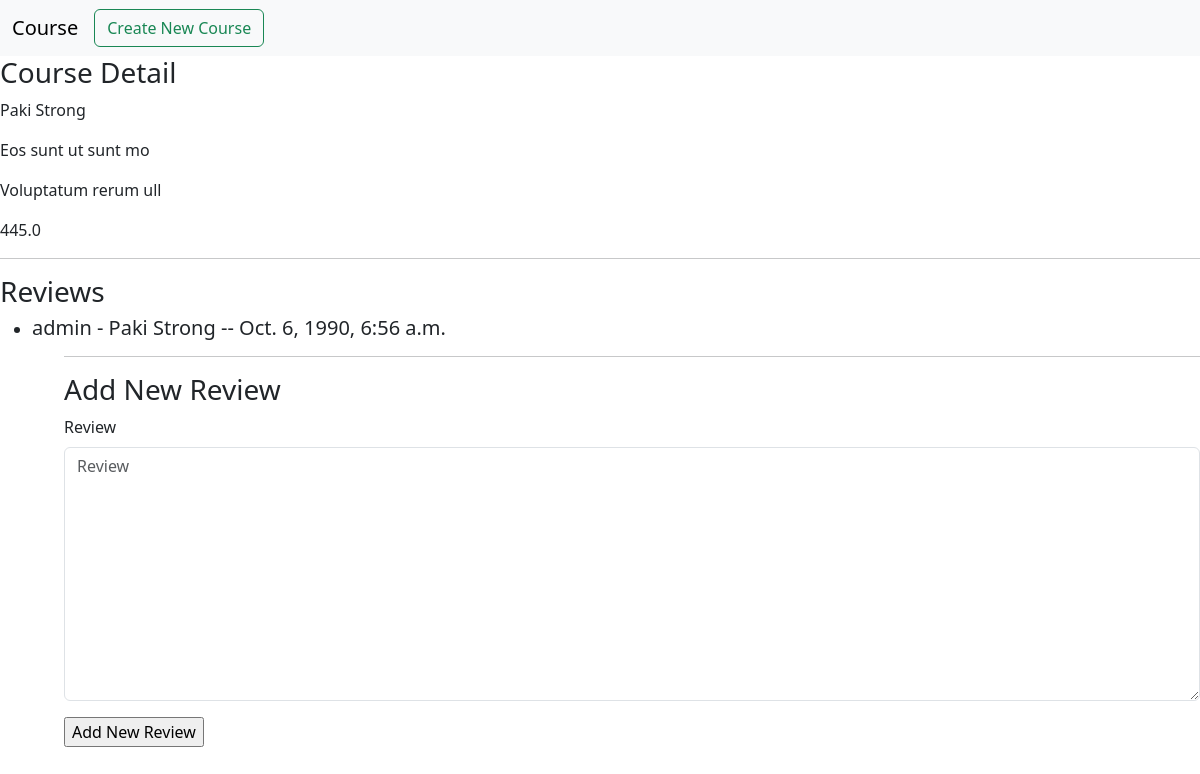
Page /course/13 on the committed database.
### Course/models.py (models this page shows, shortened)
class Course(models.Model):
    name= models.CharField(max_length=200,blank=True, null=True)
    subtitle= models.name = models.CharField(max_length=300,blank=True, null=True)
    discription = models.TextField(max_length= 1000)
    price = models.FloatField(max_length=10)
    categorie = models.ForeignKey(Categories , related_name="course_categorie" , on_delete=models.CASCADE,null=True)
    tags = TaggableManager()
    def __str__(self):
        return  f'{self.name}'

class Reviews(models.Model):
    user = models.ForeignKey(User, related_name='user_review', on_delete=models.SET_NULL, null=True,blank=True)
    course = models.ForeignKey(Course, related_name='course_review', on_delete=models.CASCADE,null=True,blank=True)
    review = models.TextField(max_length=400)
    rate = models.IntegerField(null=True,blank=True)
    created_at = models.DateTimeField(default=timezone.now)

### Course/views.py (the view)
# urls.py: path('course/<int:pk>', course_detail),
def course_detail(request,pk):
    data = Course.objects.get(id=pk)
    course_review = Reviews.objects.filter(course=data)
    if request.method == 'POST':
        form = ReviewForm(request.POST)
        if form.is_valid():
            myform = form.save(commit=False)
            myform.user= request.user
            myform.review = data
            myform.save()
    else:
       form = ReviewForm()
    return render(request,'Course/course_detail.html',{'data':data,'form':form,'course_review':course_review})

### Course/forms.py
class ReviewForm(forms.ModelForm):
    class Meta:
         model= Reviews
         fields = ['review']

### Course/templates/Course/course_detail.html (shortened to what this page needs)
{% load django_bootstrap5 %}
<html lang="en">
  <head>
    <link href="https://cdn.jsdelivr.net/npm/bootstrap@5.3.2/dist/css/bootstrap.min.css" rel="stylesheet">
  </head>
  <body>
<nav class="navbar navbar-expand-lg bg-body-tertiary">
    <div class="container-fluid">
      <a class="navbar-brand" href="#">Course</a>
      <div class="collapse navbar-collapse" id="navbarSupportedContent">
    <a class="btn btn-outline-success" href="/course/new">Create New Course</a>
      </div>
    </div>
  </nav>
<h3>Course Detail</h3>
<p>{{data.name}}</p>
<p>{{data.subtitle}}</p>
</p>{{data.discription}}</p>
</p>{{data.price}}</p>
<hr/>
<h3>Reviews</h3>
    <ul>
        {% for review in  course_review %}
            <li>
                <h5>{{review.user}} - {{review.course}} -- {{review.created_at}}</h5>
            </li>
        {% endfor %}
    <ul/>
 <hr/>
<h3>Add New Review</h3>
<form method="post"  enctype="multipart/form-data">
    {% bootstrap_form form %}
    <input type="submit" value = "Add New Review">
</form>

### rows in the picture
Course: name "Paki Strong", subtitle "Eos sunt ut sunt mo", discription "Voluptatum rerum ull", price "445.0"
Reviews: user "admin", course "Paki Strong", created_at "Oct. 6, 1990, 6:56 a.m."
